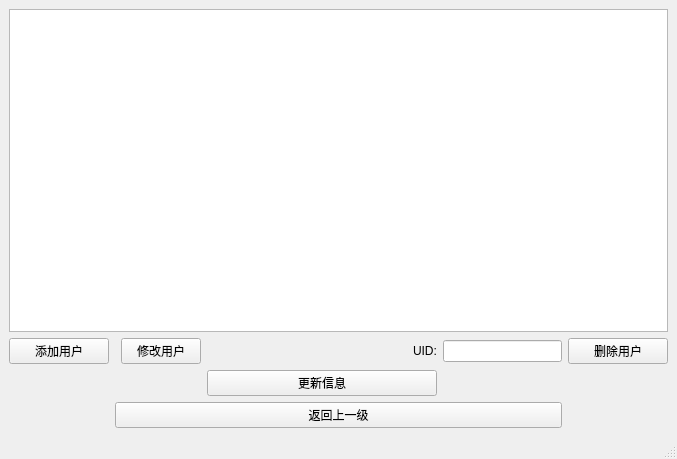
<?xml version="1.0" encoding="UTF-8"?>
<ui version="4.0">
 <class>UserOperate</class>
 <widget class="QMainWindow" name="UserOperate">
  <property name="geometry">
   <rect>
    <x>0</x>
    <y>0</y>
    <width>677</width>
    <height>459</height>
   </rect>
  </property>
  <property name="windowTitle">
   <string>MainWindow</string>
  </property>
  <widget class="QWidget" name="centralwidget">
   <layout class="QVBoxLayout" name="verticalLayout">
    <item>
     <layout class="QGridLayout" name="gridLayout">
      <item row="1" column="5">
       <widget class="QLineEdit" name="lineEdit"/>
      </item>
      <item row="1" column="0">
       <widget class="QPushButton" name="pushButton_add">
        <property name="text">
         <string>添加用户</string>
        </property>
       </widget>
      </item>
      <item row="4" column="6">
       <spacer name="horizontalSpacer_2">
        <property name="orientation">
         <enum>Qt::Horizontal</enum>
        </property>
        <property name="sizeType">
         <enum>QSizePolicy::Fixed</enum>
        </property>
        <property name="sizeHint" stdset="0">
         <size>
          <width>100</width>
          <height>20</height>
         </size>
        </property>
       </spacer>
      </item>
      <item row="4" column="0">
       <spacer name="horizontalSpacer">
        <property name="orientation">
         <enum>Qt::Horizontal</enum>
        </property>
        <property name="sizeType">
         <enum>QSizePolicy::Fixed</enum>
        </property>
        <property name="sizeHint" stdset="0">
         <size>
          <width>100</width>
          <height>20</height>
         </size>
        </property>
       </spacer>
      </item>
      <item row="0" column="0" colspan="7">
       <widget class="QTableWidget" name="tableWidget"/>
      </item>
      <item row="4" column="1" colspan="5">
       <widget class="QPushButton" name="pushButton_back">
        <property name="text">
         <string>返回上一级</string>
        </property>
       </widget>
      </item>
      <item row="1" column="2">
       <widget class="QPushButton" name="pushButton_update">
        <property name="text">
         <string>修改用户</string>
        </property>
       </widget>
      </item>
      <item row="1" column="6">
       <widget class="QPushButton" name="pushButton_del">
        <property name="text">
         <string>删除用户</string>
        </property>
       </widget>
      </item>
      <item row="1" column="4">
       <widget class="QLabel" name="label">
        <property name="text">
         <string>UID:</string>
        </property>
       </widget>
      </item>
      <item row="1" column="3">
       <spacer name="horizontalSpacer_3">
        <property name="orientation">
         <enum>Qt::Horizontal</enum>
        </property>
        <property name="sizeType">
         <enum>QSizePolicy::Fixed</enum>
        </property>
        <property name="sizeHint" stdset="0">
         <size>
          <width>200</width>
          <height>20</height>
         </size>
        </property>
       </spacer>
      </item>
      <item row="2" column="3" colspan="2">
       <widget class="QPushButton" name="pushButton_play">
        <property name="text">
         <string>更新信息</string>
        </property>
       </widget>
      </item>
     </layout>
    </item>
   </layout>
  </widget>
  <widget class="QMenuBar" name="menubar">
   <property name="geometry">
    <rect>
     <x>0</x>
     <y>0</y>
     <width>677</width>
     <height>23</height>
    </rect>
   </property>
  </widget>
  <widget class="QStatusBar" name="statusbar"/>
 </widget>
 <resources/>
 <connections/>
</ui>
